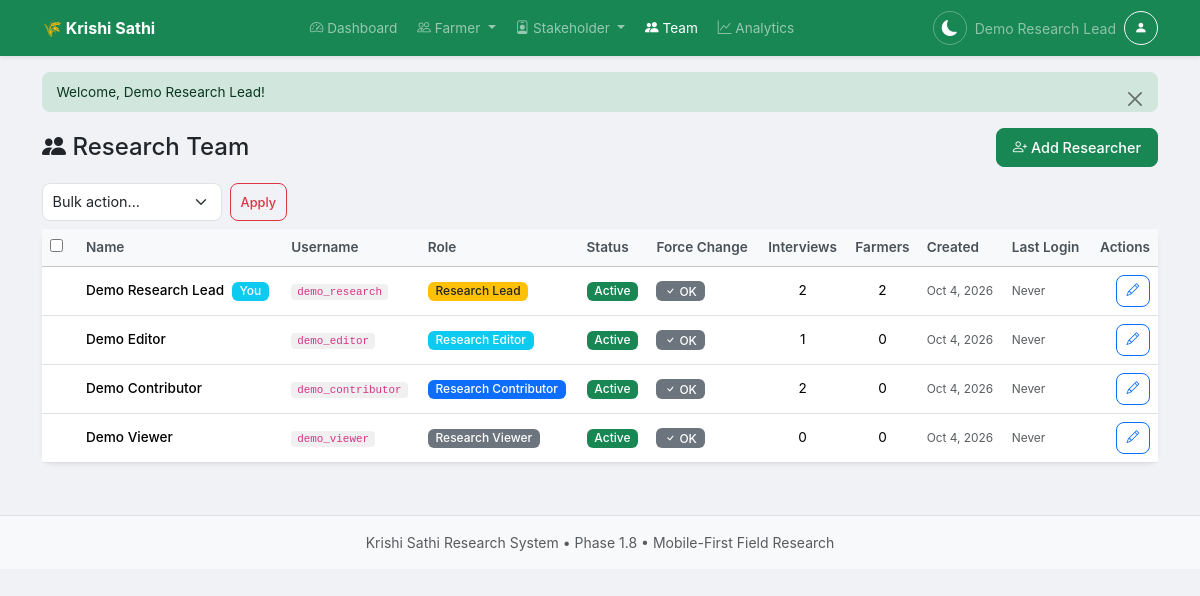
The page /users.php (signed in) on the database its author committed.
### tables this page shows
CREATE TABLE `research_users` (
  `id` int(11) NOT NULL AUTO_INCREMENT,
  `username` varchar(100) NOT NULL,
  `password` varchar(255) NOT NULL,
  `full_name` varchar(255) NOT NULL,
  `phone` varchar(50) DEFAULT NULL,
  `email` varchar(255) DEFAULT NULL,
  `role` enum('lead','editor','contributor','viewer') NOT NULL DEFAULT 'contributor',
  `status` enum('active','inactive') NOT NULL DEFAULT 'active',
  `force_password_change` tinyint(1) NOT NULL DEFAULT 0,
  `last_login` timestamp NULL DEFAULT NULL,
  `created_by` int(11) DEFAULT NULL,
  `created_at` timestamp NOT NULL DEFAULT current_timestamp(),
  `updated_at` timestamp NOT NULL DEFAULT current_timestamp() ON UPDATE current_timestamp(),
  `is_deleted` tinyint(1) NOT NULL DEFAULT 0,
  `deleted_at` timestamp NULL DEFAULT NULL,
  `deleted_by` int(11) DEFAULT NULL,
  PRIMARY KEY (`id`),
  UNIQUE KEY `username` (`username`),
  KEY `research_users_deleted_by_fk` (`deleted_by`),
  KEY `research_users_created_by_fk` (`created_by`),
  CONSTRAINT `research_users_created_by_fk` FOREIGN KEY (`created_by`) REFERENCES `research_users` (`id`) ON DELETE SET NULL,
  CONSTRAINT `research_users_deleted_by_fk` FOREIGN KEY (`deleted_by`) REFERENCES `research_users` (`id`) ON DELETE SET NULL,
  CONSTRAINT `research_users_ibfk_1` FOREIGN KEY (`created_by`) REFERENCES `research_users` (`id`) ON DELETE SET NULL,
  CONSTRAINT `research_users_ibfk_2` FOREIGN KEY (`created_by`) REFERENCES `research_users` (`id`) ON DELETE SET NULL,
  CONSTRAINT `research_users_ibfk_3` FOREIGN KEY (`created_by`) REFERENCES `research_users` (`id`) ON DELETE SET NULL
);

### config.php (called while the page is built, shortened)
<?php
function canViewApprovedContent(): bool {
    return isLead() || isEditor();
}
function currentUserId(): ?int {
    return $_SESSION['research_user_id'] ?? null;
}
function currentUserName(): string {
    return $_SESSION['research_user_name'] ?? 'Researcher';
}
function currentUserRole(): string {
    return $_SESSION['research_user_role'] ?? 'contributor';
}
function isLead(): bool {
    return currentUserRole() === 'lead';
}
function activeWhere(string $alias = ''): string {
    $prefix = $alias !== '' ? $alias . '.' : '';
    return "(COALESCE({$prefix}is_deleted, 0) = 0 AND {$prefix}deleted_at IS NULL)";
}
function getFlash(): ?array {
    if (isset($_SESSION['flash'])) {
        $flash = $_SESSION['flash'];
        return $flash;
    }
    return null;
}

### users.php (the view, shortened to what this page needs)
<?php
require_once __DIR__ . '/config.php';
$pdo = getDB();
$usersStmt = $pdo->prepare("
    SELECT u.*,
           creator.full_name AS created_by_name,
           (SELECT COUNT(*) FROM research_interviews WHERE interviewer_id = u.id AND " . activeWhere() . ") AS interview_count,
           (SELECT COUNT(*) FROM research_farmers WHERE created_by = u.id AND " . activeWhere() . ") AS farmer_count
    FROM research_users u
    LEFT JOIN research_users creator ON u.created_by = creator.id
    WHERE " . activeWhere('u') . "
    ORDER BY u.role ASC, u.full_name ASC
");
$usersStmt->execute();
$users = $usersStmt->fetchAll();
include __DIR__ . '/header.php';
?>
<div class="d-flex justify-content-between align-items-center mb-3">
    <h4 class="mb-0"><i class="bi bi-people-fill"></i> Research Team</h4>
    <a href="<?php echo BASE_URL; ?>/user-add.php" class="btn btn-success">
        <i class="bi bi-person-plus"></i> Add Researcher
    </a>
</div>
<form method="post" onsubmit="return confirm('Move selected users to recycle bin?');">
<div class="d-flex gap-2 mb-2">
    <select name="bulk_action" class="form-select form-select-sm" style="max-width:180px;">
        <option value="">Bulk action...</option>
    </select>
    <button class="btn btn-sm btn-outline-danger" type="submit">Apply</button>
</div>
<div class="card shadow-sm border-0">
    <div class="card-body p-0">
        <?php if (count($users) > 0): ?>
            <div class="table-responsive">
                <table class="table table-hover align-middle mb-0">
                    <thead class="table-light">
                        <tr>
                            <th style="width:36px;"><input type="checkbox" onclick="document.querySelectorAll('.row-check').forEach(cb=>cb.checked=this.checked)"></th>
                            <th>Name</th>
                            <th>Username</th>
                            <th>Role</th>
                            <th>Status</th>
                            <th>Force Change</th>
                            <th class="text-center">Interviews</th>
                            <th class="text-center">Farmers</th>
                            <th>Created</th>
                            <th>Last Login</th>
                            <th class="text-end">Actions</th>
                        </tr>
                    </thead>
                    <tbody>
                        <?php foreach ($users as $u): ?>
                            <?php $userStatus = $u['status'] ?? 'active'; ?>
                            <tr class="<?php echo $userStatus === 'inactive' ? 'table-danger opacity-75' : ''; ?>">
                                <td>
                                </td>
                                <td class="fw-medium">
                                    <?php echo htmlspecialchars($u['full_name']); ?>
                                    <?php if ((int) $u['id'] === currentUserId()): ?>
                                        <span class="badge bg-info ms-1">You</span>
                                    <?php endif; ?>
                                </td>
                                <td><code><?php echo htmlspecialchars($u['username']); ?></code></td>
                                <td>
                                    <?php
                                    $roleLabels = ['lead'=>'Research Lead','editor'=>'Research Editor','contributor'=>'Research Contributor','viewer'=>'Research Viewer'];
                                    $roleBadges = ['lead'=>'warning text-dark','editor'=>'info','contributor'=>'primary','viewer'=>'secondary'];
                                    $r = $u['role'];
                                    ?>
                                    <span class="badge bg-<?php echo $roleBadges[$r] ?? 'secondary'; ?>">
                                        <?php echo $roleLabels[$r] ?? ucfirst($r); ?>
                                    </span>
                                </td>
                                <td>
                                    <?php if ($userStatus === 'active'): ?>
                                        <span class="badge bg-success">Active</span>
                                    <?php else: ?>
                                        <span class="badge bg-danger">Inactive</span>
                                    <?php endif; ?>
                                </td>
                                <td>
                                    <?php if (!empty($u['force_password_change'])): ?>
                                        <span class="badge bg-warning text-dark"><i class="bi bi-shield-exclamation"></i> Required</span>
                                    <?php else: ?>
                                        <span class="badge bg-secondary"><i class="bi bi-check"></i> OK</span>
                                    <?php endif; ?>
                                </td>
                                <td class="text-center"><?php echo (int) $u['interview_count']; ?></td>
                                <td class="text-center"><?php echo (int) $u['farmer_count']; ?></td>
                                <td class="text-muted small">
                                    <?php echo date('M j, Y', strtotime($u['created_at'])); ?>
                                </td>
                                <td class="text-muted small">
                                    <?php echo $u['last_login'] ? date('M j, Y g:i a', strtotime($u['last_login'])) : 'Never'; ?>
                                </td>
                                <td class="text-end">
                                    <a href="<?php echo BASE_URL; ?>/user-edit.php?id=<?php echo $u['id']; ?>"
                                       class="btn btn-sm btn-outline-primary" title="Edit">
                                        <i class="bi bi-pencil"></i>
                                    </a>
                                </td>
                            </tr>
                        <?php endforeach; ?>
                    </tbody>
                </table>
            </div>
        <?php endif; ?>
    </div>
</div>
</form>
<?php include __DIR__ . '/footer.php'; ?>

### header.php (shortened to what this page needs)
<!DOCTYPE html>
<html lang="en">
<head>
    <link href="https://cdn.jsdelivr.net/npm/bootstrap@5.3.2/dist/css/bootstrap.min.css" rel="stylesheet">
    <link href="https://cdn.jsdelivr.net/npm/bootstrap-icons@1.11.3/font/bootstrap-icons.min.css" rel="stylesheet">
    <link href="<?php echo ASSETS_URL; ?>/css/style.css" rel="stylesheet">
    <link href="<?php echo ASSETS_URL; ?>/css/dark-mode.css" rel="stylesheet">
</head>
<body<?php echo !isset($_SESSION['research_user_id']) ? ' class="login-page"' : ''; ?>>
<?php if (isset($_SESSION['research_user_id'])):
$currentPage = basename($_SERVER['PHP_SELF']);
$isActive = function($pages) use ($currentPage) {
    foreach ((array) $pages as $p) {
        if (strpos($currentPage, $p) !== false) return true;
    }
    return false;
};
?>
<nav class="navbar navbar-dark bg-success fixed-top shadow-sm top-navbar">
    <div class="container">
        <a class="navbar-brand fw-bold" href="<?php echo BASE_URL; ?>/dashboard.php">
            🌾 Krishi Sathi
        </a>
        <ul class="navbar-nav mx-auto d-none d-md-flex flex-row gap-1">
            <li class="nav-item">
                <a class="nav-link px-2 py-1 rounded <?php echo $isActive('dashboard.php') ? 'active' : ''; ?>" href="<?php echo BASE_URL; ?>/dashboard.php">
                    <i class="bi bi-speedometer2"></i> Dashboard
                </a>
            </li>
            <li class="nav-item dropdown">
                <a class="nav-link px-2 py-1 rounded dropdown-toggle <?php echo $isActive(['farmer', 'interview', 'observation']) ? 'active' : ''; ?>" href="#" role="button" data-bs-toggle="dropdown" aria-expanded="false">
                    <i class="bi bi-people"></i> Farmer
                </a>
            </li>
            <li class="nav-item dropdown">
                <a class="nav-link px-2 py-1 rounded dropdown-toggle <?php echo $isActive(['participant', 'participant-interview']) ? 'active' : ''; ?>" href="#" role="button" data-bs-toggle="dropdown" aria-expanded="false">
                    <i class="bi bi-person-badge"></i> Stakeholder
                </a>
            </li>
            <?php if (isLead()): ?>
            <li class="nav-item">
                <a class="nav-link px-2 py-1 rounded <?php echo $isActive(['user', 'users']) ? 'active' : ''; ?>" href="<?php echo BASE_URL; ?>/users.php">
                    <i class="bi bi-people-fill"></i> Team
                </a>
            </li>
            <?php endif; ?>
            <?php if (canViewApprovedContent()): ?>
            <li class="nav-item">
                <a class="nav-link px-2 py-1 rounded <?php echo $isActive('dashboard') ? 'active' : ''; ?>" href="<?php echo BASE_URL; ?>/dashboard.php">
                    <i class="bi bi-graph-up"></i> Analytics
                </a>
            </li>
            <?php endif; ?>
        </ul>
        <div class="d-flex align-items-center gap-2">
            <button class="dark-mode-toggle" id="darkModeToggle" type="button" title="Toggle dark mode" aria-label="Toggle dark mode">
                <i class="bi bi-moon-fill"></i>
            </button>
            <span class="text-white-50 small d-none d-sm-inline"><?php echo htmlspecialchars(currentUserName()); ?></span>
            <div class="dropdown">
                <button class="btn btn-sm btn-outline-light rounded-circle p-1" style="width:34px;height:34px;"
                        data-bs-toggle="dropdown" aria-expanded="false" title="Profile">
                    <i class="bi bi-person-fill"></i>
                </button>
            </div>
        </div>
    </div>
</nav>
<?php endif; ?>
<main class="container py-3">
<?php
$flash = getFlash();
if ($flash): ?>
    <div class="alert alert-<?php echo $flash['type'] === 'error' ? 'danger' : $flash['type']; ?> alert-dismissible fade show">
        <?php echo htmlspecialchars($flash['message']); ?>
        <button type="button" class="btn-close" data-bs-dismiss="alert" aria-label="Close"></button>
    </div>
<?php endif; ?>

### footer.php (shortened to what this page needs)
</main>
<footer class="bg-light border-top py-3 mt-4 d-none d-md-block">
    <div class="container text-center text-muted small">
        Krishi Sathi Research System &bull; Phase 1.8 &bull; Mobile-First Field Research
    </div>
</footer>
</body>
</html>

### assets/css/style.css (style rules this page uses)
:root { --brand-green: #198754; --brand-green-dark: #146c43; --bottom-nav-height: 64px; --top-nav-height: 56px; --safe-bottom: env(safe-area-inset-bottom, 0px); --radius-sm: 8px; --radius-md: 12px; --radius-lg: 16px; --shadow-card: 0 2px 8px rgba(0,0,0,0.06); --shadow-nav: 0 -2px 12px rgba(0,0,0,0.08); }
* { box-sizing: border-box; }
html { font-size: 16px; -webkit-text-size-adjust: 100%; }
body { background: #f0f2f5; font-family: -apple-system, BlinkMacSystemFont, "Segoe UI", Roboto, "Helvetica Neue", Arial, sans-serif; padding-bottom: calc(var(--bottom-nav-height) + var(--safe-bottom) + 8px); padding-top: var(--top-nav-height); min-height: 100vh; overflow-x: hidden; }
.navbar.fixed-top { position: fixed; top: 0; left: 0; right: 0; z-index: 1030; height: var(--top-nav-height); padding: 0.4rem 0.75rem; }
.navbar .navbar-brand { font-size: 1rem; white-space: nowrap; overflow: hidden; text-overflow: ellipsis; max-width: 70vw; }
.navbar .nav-link { padding: 0.4rem 0.6rem; border-radius: var(--radius-sm); font-size: 0.85rem; }
.card { border-radius: var(--radius-md); box-shadow: var(--shadow-card); border: none; margin-bottom: 0.75rem; }
.card-body { padding: 1rem; }
.form-control, .form-select { font-size: 16px !important; border-radius: var(--radius-sm); padding: 0.6rem 0.75rem; min-height: 44px; border: 1px solid #dee2e6; }
.form-control-sm, .form-select-sm { min-height: 40px; font-size: 0.85rem; padding: 0.45rem 0.6rem; }
.btn { border-radius: var(--radius-sm); font-weight: 500; padding: 0.5rem 1rem; min-height: 44px; font-size: 0.9rem; transition: all 0.15s ease; -webkit-tap-highlight-color: transparent; }
.btn-sm { min-height: 36px; padding: 0.3rem 0.6rem; font-size: 0.8rem; }
.btn-success { background: var(--brand-green); border-color: var(--brand-green); }
.badge { font-weight: 500; padding: 0.3em 0.65em; font-size: 0.75rem; }
.table { margin-bottom: 0; font-size: 0.85rem; }
.table th { font-weight: 600; color: #495057; white-space: nowrap; }
.alert { border-radius: var(--radius-sm); border: none; font-size: 0.85rem; padding: 0.6rem 0.9rem; }
code { background: #f0f0f0; padding: 2px 6px; border-radius: 4px; font-size: 0.8em; }
@media (min-width: 768px) { body { padding-bottom: 1rem; } }
@media (min-width: 768px) { .container { max-width: 960px; } }
@media (min-width: 768px) { .form-control, .form-select { font-size: 0.9rem !important; min-height: 38px; } }
@media (min-width: 768px) { .btn { min-height: 38px; } }
@media (min-width: 768px) { .btn-sm { min-height: 32px; } }
@media (min-width: 1024px) { .container { max-width: 1140px; } }

### assets/css/dark-mode.css (style rules this page uses)
.dark-mode-toggle { background: none; border: 1px solid rgba(255,255,255,0.3); color: #fff; border-radius: 50%; width: 34px; height: 34px; display: flex; align-items: center; justify-content: center; cursor: pointer; transition: background 0.2s, border-color 0.2s; font-size: 1rem; padding: 0; line-height: 1; }
.dark-mode-toggle .bi-moon-fill { display: inline-block; }

### rows shown on the page
research_users: full_name "Demo Research Lead", shows "You", username "demo_research", role "Research Lead", status "Active", force_password_change 0 (drawn), interview_count "2", farmer_count "2", created_at "Oct 4, 2026", shows "Never"
research_users: full_name "Demo Editor", username "demo_editor", role "Research Editor", status "Active", force_password_change 0 (drawn), interview_count "1", farmer_count "0", created_at "Oct 4, 2026", shows "Never"
research_users: full_name "Demo Contributor", username "demo_contributor", role "Research Contributor", status "Active", force_password_change 0 (drawn), interview_count "2", farmer_count "0", created_at "Oct 4, 2026", shows "Never"
research_users: full_name "Demo Viewer", username "demo_viewer", role "Research Viewer", status "Active", force_password_change 0 (drawn), interview_count "0", farmer_count "0", created_at "Oct 4, 2026", shows "Never"

### other values the page prints
currentUserName() "Demo Research Lead"
$flash['message'] "Welcome, Demo Research Lead!"
